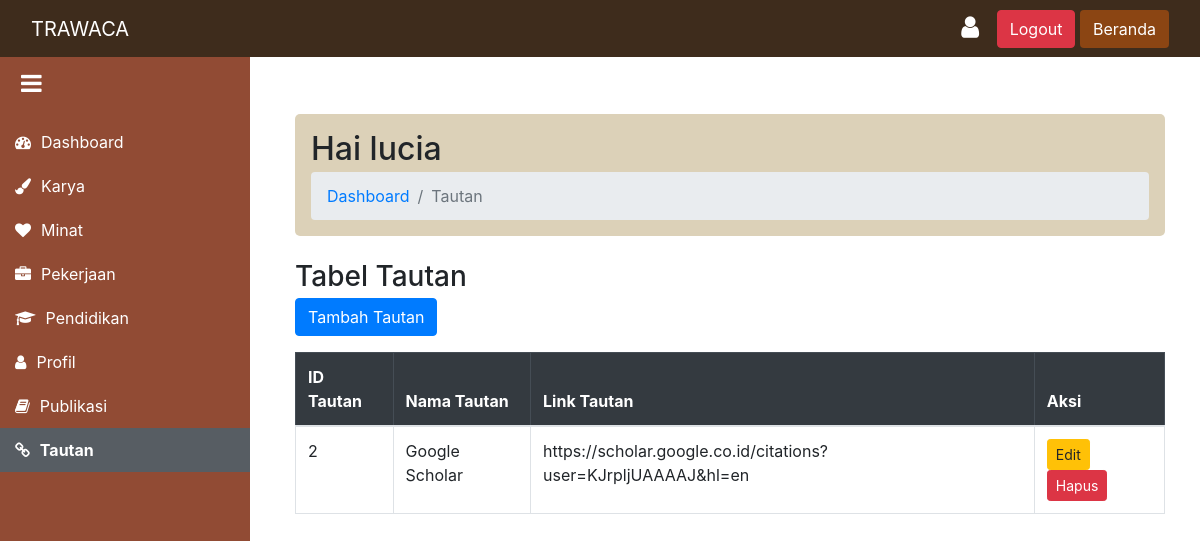
Page /peneliti/tautan_dashboard.php (signed in) on the committed database.
### tables this page shows
CREATE TABLE `tautan_peneliti` (
  `id_tautan` int(11) NOT NULL,
  `id_peneliti` int(11) DEFAULT NULL,
  `nama_tautan` varchar(255) NOT NULL,
  `link_tautan` text NOT NULL
);

### backend/peneliti_tautan_backend.php (called while the page is built, shortened)
<?php
include(__DIR__ . '../../config/database.php');
if (isset($_SESSION['id_peneliti'])) {
    $id_peneliti = $_SESSION['id_peneliti'];
} else {
    echo "ID Peneliti tidak ditemukan dalam sesi.";
    exit;
}
$queryTautan = "SELECT id_tautan, id_peneliti, nama_tautan, link_tautan FROM tautan_peneliti WHERE id_peneliti = $id_peneliti";
$stmtTautan = $pdo->query($queryTautan);
$selected_tautan = $stmtTautan->fetchAll(PDO::FETCH_ASSOC);

### peneliti/tautan_dashboard.php (the view, shortened to what this page needs)
<?php
include '../backend/peneliti_tautan_backend.php';
?>
<!DOCTYPE html>
<html lang="en">
<head>
    <link href="../trawaca_bootstrap/bootstrap.min.css" rel="stylesheet">
    <link rel="stylesheet" href="https://cdnjs.cloudflare.com/ajax/libs/font-awesome/4.7.0/css/font-awesome.min.css">
</head>
<body>
    <nav class="navbar navbar-expand-lg navbar-dark">
        <div class="container-fluid">
            <button class="sidebar-toggle" onclick="toggleSidebar()">
                <i class="fa fa-bars"></i>
            </button>
            <a class="navbar-brand" href="#">TRAWACA</a>
            <div class="ml-auto">
                <a href="profil.php" class="btn">
                    <i class="fa fa-user" style="font-size: 25px; color: white;"></i>
                </a>
                <a href="../logout.php" class="btn btn-danger">Logout</a>
                <a href="../beranda.php" class="btn" style="background-color: #8B4513; color: white;">Beranda</a>
            </div>
        </div>
    </nav>
    <div class="sidebar" id="sidebar">
    <?php $id_peneliti = $_SESSION['id_peneliti'] ?? ''; ?>
    <a href="peneliti_dashboard.php?id_peneliti=<?= $id_peneliti; ?>">
        <i class="fa fa-tachometer"></i> <span class="menu-text">Dashboard</span>
    </a>
    <a href="karya_dashboard.php?id_peneliti=<?= $id_peneliti; ?>">
        <i class="fa fa-paint-brush"></i> <span class="menu-text">Karya</span>
    </a>
    <a href="minat_dashboard.php?id_peneliti=<?= $id_peneliti; ?>">
        <i class="fa fa-heart"></i> <span class="menu-text">Minat</span>
    </a>
    <a href="pekerjaan_dashboard.php?id_peneliti=<?= $id_peneliti; ?>">
        <i class="fa fa-briefcase"></i> <span class="menu-text">Pekerjaan</span>
    </a>
    <a href="pendidikan_dashboard.php?id_peneliti=<?= $id_peneliti; ?>">
        <i class="fa fa-graduation-cap"></i> <span class="menu-text">Pendidikan</span>
    </a>
    <a href="profil_dashboard.php?id_peneliti=<?= $id_peneliti; ?>">
        <i class="fa fa-user"></i> <span class="menu-text">Profil</span>
    </a>
    <a href="publikasi_dashboard.php?id_peneliti=<?= $id_peneliti; ?>">
        <i class="fa fa-book"></i> <span class="menu-text">Publikasi</span>
    </a>
    <a href="tautan_dashboard.php?id_peneliti=<?= $id_peneliti; ?>" class="active">
        <i class="fa fa-link"></i> <span class="menu-text">Tautan</span>
    </a>
</div>
    <div class="peneliti-content" id="content">
        <div class="container mt-4">
            <div class="header p-3 mb-4" style="background-color: #DCD1B8; border-radius: 5px;">
                <h2 class="mb-1">Hai <?= $_SESSION['username'] ?></h2>
                <nav aria-label="breadcrumb">
                    <ol class="breadcrumb mb-0">
                        <li class="breadcrumb-item"><a href="peneliti_dashboard.php">Dashboard</a></li>
                        <li class="breadcrumb-item active" aria-current="page">Tautan</li>
                    </ol>
                </nav>
            </div>
            <h3 class="mb-1">Tabel Tautan</h3>
            <a href="CRU/tautan_tambah.php" class="btn btn-primary mb-3">Tambah Tautan</a>
            <table class="table table-bordered">
                <thead class="table-dark">
                    <tr>
                        <th>ID Tautan</th>
                        <th>Nama Tautan</th>
                        <th>Link Tautan</th>
                        <th>Aksi</th>
                    </tr>
                </thead>
                <tbody>
                <?php foreach ($selected_tautan as $row) : ?>
                    <tr>
                        <td><?= $row['id_tautan']; ?></td>
                        <td><?= $row['nama_tautan']; ?></td>
                        <td><?= $row['link_tautan']; ?></td>
                        <td>
                            <a href="CRU/tautan_edit.php?edit=<?= $row['id_tautan']; ?>" class="btn btn-warning btn-sm">Edit</a>
                            <a href="?deletetautan=<?= $row['id_tautan']; ?>" class="btn btn-danger btn-sm" onclick="return confirm('Yakin ingin menghapus?')">Hapus</a>
                        </td>
                    </tr>
                <?php endforeach; ?>
                </tbody>
            </table>
        </div>
    </div>
</body>
</html>

### peneliti/tautan_dashboard.php (style rules this page uses)
body { display: flex; flex-direction: column; height: 100vh; margin: 0; overflow-x: hidden; }
.navbar { position: fixed; top: 0; width: 100%; z-index: 1000; background-color: #3E2C1C; }
.sidebar { width: 250px; height: 100vh; background-color: #914b34; padding-top: 120px; position: fixed; left: 0; transition: width 0.3s ease-in-out, transform 0.3s ease-in-out; overflow: hidden; }
.sidebar a { padding: 10px 15px; display: flex; align-items: center; color: white; text-decoration: none; white-space: nowrap; transition: background-color 0.3s; }
.sidebar a i { margin-right: 10px; }
.sidebar a.active { background-color: #575d63; font-weight: bold; }
.peneliti-content { margin-left: 260px; margin-top: 70px; padding: 20px; width: calc(100% - 260px); transition: margin-left 0.3s ease-in-out, width 0.3s ease-in-out; }
.sidebar-toggle { position: absolute; top: 65px; left: 15px; font-size: 24px; background: none; border: none; color: white; cursor: pointer; z-index: 1100; }

### rows in the picture
tautan_peneliti: id_tautan "2", nama_tautan "Google Scholar", link_tautan "https://scholar.google.co.id/citations?user=KJrpljUAAAAJ&hl=en"

### other values in the picture
$_SESSION['username'] "lucia"
